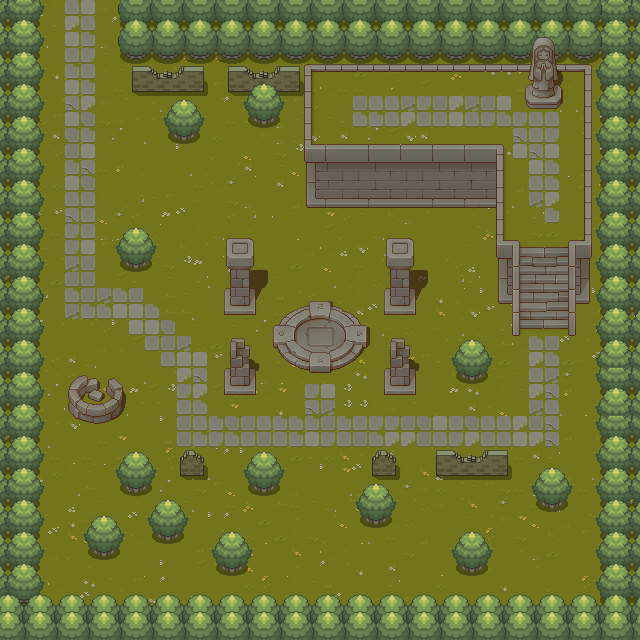

Tiled map render using the project's own tile images. Description and the map definition, with tile-layer contents summarised, below:
An orthogonal 40x40 tile map with 16x16 px tiles, 11 tile layers (Background, Path, Border, Border2, ...), 8 tilesets and 1 object (transition).

<map version="1.10" tiledversion="1.11.2" orientation="orthogonal" renderorder="right-down" width="40" height="40" tilewidth="16" tileheight="16" infinite="0" nextlayerid="22" nextobjectid="2">
 <tileset firstgid="1" source="Tiled/TX Tileset Grass.tsx" />
 <tileset firstgid="257" source="Tiled/TX Struct.tsx" />
 <tileset firstgid="1281" source="Tiled/TX Tileset Wall.tsx" />
 <tileset firstgid="2305" source="Tiled/TX Tileset Stone Ground.tsx" />
 <tileset firstgid="2561" source="Tiled/TX Props.tsx" />
 <tileset firstgid="3585" source="Tiled/TX Plant.tsx" />
 <tileset firstgid="4609" source="Tiled/TX Shadow.tsx" />
 <tileset firstgid="5633" source="Tiled/ahahhaahah.tsx" />
 <layer id="1" name="Background" width="40" height="40">
  <data>[1600 cells, 1600 non-empty, 128 distinct tile ids]</data>
 </layer>
 <layer id="16" name="Path" width="40" height="40">
  <data>[1600 cells, 124 non-empty, 14 distinct tile ids]</data>
 </layer>
 <layer id="11" name="Border" width="40" height="40">
  <data>[1600 cells, 228 non-empty, 15 distinct tile ids]</data>
 </layer>
 <layer id="12" name="Border2" width="40" height="40">
  <data>[1600 cells, 244 non-empty, 26 distinct tile ids]</data>
 </layer>
 <layer id="19" name="StrucBot" width="40" height="40">
  <data>[1600 cells, 19 non-empty, 7 distinct tile ids]</data>
 </layer>
 <layer id="15" name="Structures" width="40" height="40">
  <data>[1600 cells, 120 non-empty, 70 distinct tile ids]</data>
 </layer>
 <layer id="14" name="Props Shadow" width="40" height="40">
  <data>[1600 cells, 148 non-empty, 104 distinct tile ids]</data>
 </layer>
 <layer id="20" name="PropsBot" width="40" height="40">
  <data>[1600 cells, 64 non-empty, 60 distinct tile ids]</data>
 </layer>
 <layer id="13" name="Props" width="40" height="40">
  <data>[1600 cells, 67 non-empty, 39 distinct tile ids]</data>
 </layer>
 <layer id="18" name="TreesBottom" width="40" height="40">
  <data>[1600 cells, 36 non-empty, 3 distinct tile ids]</data>
 </layer>
 <layer id="17" name="Trees" width="40" height="40">
  <data>[1600 cells, 72 non-empty, 6 distinct tile ids]</data>
 </layer>
 <objectgroup id="21" name="Object Layer 1">
  <object id="1" name="transition" x="42.3333" y="-6.33333">
   <properties>
    <property name="transition" value="true" />
   </properties>
   <polygon points="0,0 76.6667,-1 75.3333,21.6667 -1,22" />
  </object>
 </objectgroup>
</map>
